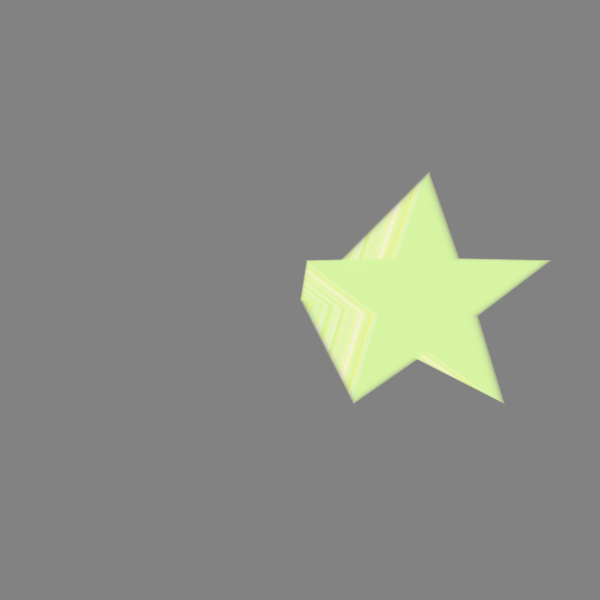
Frame 1 (no input)
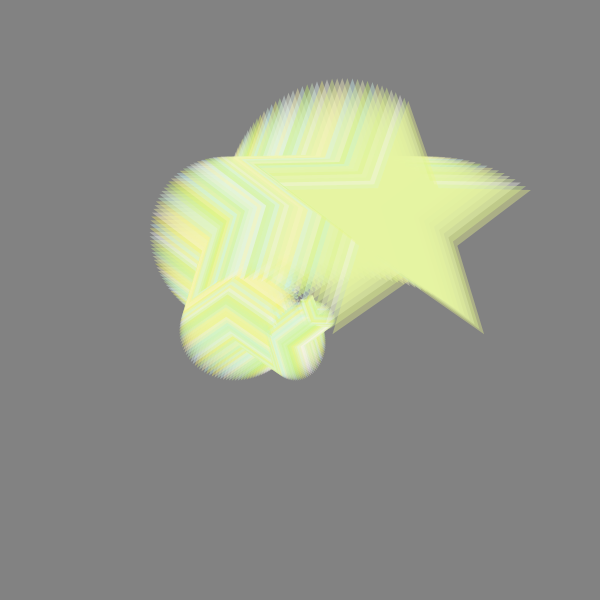
Frame 60 (the mouse pressed at the canvas centre just before this capture)
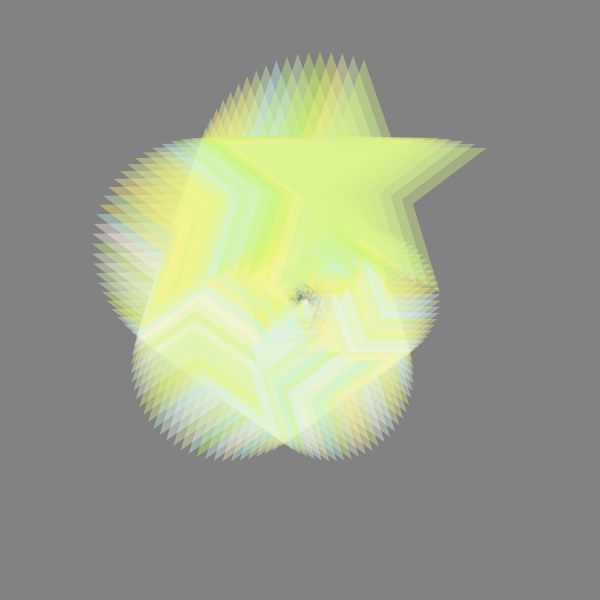
Frame 120 (the mouse held since frame 60 and released just before this capture)

The Processing sketch that drew these frames (run headless with seeded random() and noise(); from frame 60 on, the mouse is pressed at the canvas centre):

// Processing sketch: processing_57851
// ── processing_57851.pde

//Michelle Philpott
//PS 3 - Question 4
//rosalie cronin helped me on this question 



Vortex [] vortex = new Vortex [130];

void setup () {
  size (600, 600);
  smooth();

  
  for (int i=0; i < vortex.length; i = i + 1) {
    int r = 1*i;
    float t = .0015*i;
    vortex[i] = new Vortex ( 0, r, t);
  }
}


void draw () {
  background (130);
  for (int i = 0; i < vortex.length; i++) {
    vortex[i].move();
  }
}
//--------------------------
class Vortex {

  //declare variables

  float theta; 
  float r; 
  float t;

  Vortex (float tempTheta, int tempR, float tempT) {
    theta = tempTheta;
    r = tempR;
    t = tempT;
  }


  void move () {
    float a = random(244, 200);
    float b = random(100, 250);
    float c = random (200, 255);

    fill (c, a, b, 100);
    noStroke ();
    star(5, width/2 + cos(theta)*r, height/2 + sin(theta)*r, r, r, -PI / 2.0, 0.4);

    theta = theta + t/2;//angle at what it rotates at
  }
}

void star(int n, float cx, float cy, float r, float proportion) {

  star(n, cx, cy, 2.0 * r, 2.0 * r, 0.0, proportion);
}


void star(int n, float cx, float cy, float w, float h, float startAngle, float proportion) {

  if (n > 2) {
    float angle = TWO_PI/ (2 *n);  
    float dw; 
    float dh; 

    
    beginShape();

  
    for (int i = 0; i < 2 * n; i++)
    {
      dw = w;
      dh = h;
      if (i % 2 == 1) //
      {
        dw = w * proportion;
        dh = h * proportion;
      }
      vertex(cx + dw * cos(startAngle + angle * i),
      cy + dh * sin(startAngle + angle * i));
    }
    endShape(CLOSE);
  }
}
